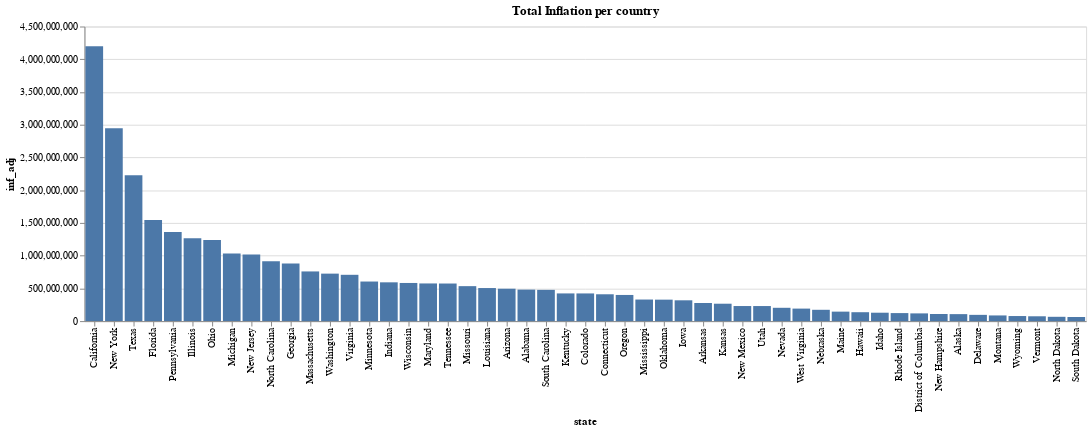

Notebook source saved alongside this figure:
### Code cell
alt.Chart(us_ninos_inflation_per_country.to_pandas()).mark_bar().encode(
    alt.X('state:O',sort='-y'),
    alt.Y('inf_adj')
).properties(
    
    title='Total Inflation per country'

)

### Figure 1 — Vega-Lite specification as saved in the notebook (floating-point values rounded to 4 significant figures)
{"config": {"view": {"continuousWidth": 400, "continuousHeight": 300}}, "data": {"name": "data-3d1e3c802061ccf5b93076017900e76c"}, "mark": "bar", "encoding": {"x": {"type": "ordinal", "field": "state", "sort": "-y"}, "y": {"type": "quantitative", "field": "inf_adj"}}, "title": "Total Inflation per country", "$schema": "https://vega.github.io/schema/vega-lite/v4.8.1.json", "datasets": {"data-3d1e3c802061ccf5b93076017900e76c": [{"state": "Alabama", "inf_adj": 481300000.0, "inf_adj_perchild": 406.3}, {"state": "Alaska", "inf_adj": 106700000.0, "inf_adj_perchild": 541.4}, {"state": "Arizona", "inf_adj": 495200000.0, "inf_adj_perchild": 304.7}, {"state": "Arkansas", "inf_adj": 276500000.0, "inf_adj_perchild": 375.1}, {"state": "California", "inf_adj": 4197000000.0, "inf_adj_perchild": 428.9}, {"state": "Colorado", "inf_adj": 422800000.0, "inf_adj_perchild": 338.0}, {"state": "Connecticut", "inf_adj": 410000000.0, "inf_adj_perchild": 474.9}, {"state": "Delaware", "inf_adj": 95560000.0, "inf_adj_perchild": 446.1}, {"state": "District of Columbia", "inf_adj": 118000000.0, "inf_adj_perchild": 991.1}, {"state": "Florida", "inf_adj": 1545000000.0, "inf_adj_perchild": 371.4}, {"state": "Georgia", "inf_adj": 878600000.0, "inf_adj_perchild": 350.1}, {"state": "Hawaii", "inf_adj": 136000000.0, "inf_adj_perchild": 427.2}, {"state": "Idaho", "inf_adj": 128400000.0, "inf_adj_perchild": 299.3}, {"state": "Illinois", "inf_adj": 1265000000.0, "inf_adj_perchild": 382.5}, {"state": "Indiana", "inf_adj": 592500000.0, "inf_adj_perchild": 353.0}, {"state": "Iowa", "inf_adj": 317900000.0, "inf_adj_perchild": 412.7}, {"state": "Kansas", "inf_adj": 265800000.0, "inf_adj_perchild": 351.4}, {"state": "Kentucky", "inf_adj": 423000000.0, "inf_adj_perchild": 396.2}, {"state": "Louisiana", "inf_adj": 505100000.0, "inf_adj_perchild": 418.0}, {"state": "Maine", "inf_adj": 144800000.0, "inf_adj_perchild": 485.6}, {"state": "Maryland", "inf_adj": 575400000.0, "inf_adj_perchild": 400.8}, {"state": "Massachusetts", "inf_adj": 758800000.0, "inf_adj_perchild": 494.9}, {"state": "Michigan", "inf_adj": 1034000000.0, "inf_adj_perchild": 403.9}, {"state": "Minnesota", "inf_adj": 604600000.0, "inf_adj_perchild": 445.6}, {"state": "Mississippi", "inf_adj": 329600000.0, "inf_adj_perchild": 413.8}, {"state": "Missouri", "inf_adj": 534100000.0, "inf_adj_perchild": 356.6}, {"state": "Montana", "inf_adj": 86730000.0, "inf_adj_perchild": 363.6}, {"state": "Nebraska", "inf_adj": 173000000.0, "inf_adj_perchild": 358.0}, {"state": "Nevada", "inf_adj": 203400000.0, "inf_adj_perchild": 315.4}, {"state": "New Hampshire", "inf_adj": 108600000.0, "inf_adj_perchild": 351.2}, {"state": "New Jersey", "inf_adj": 1016000000.0, "inf_adj_perchild": 466.9}, {"state": "New Mexico", "inf_adj": 230400000.0, "inf_adj_perchild": 429.6}, {"state": "New York", "inf_adj": 2944000000.0, "inf_adj_perchild": 628.3}, {"state": "North Carolina", "inf_adj": 914600000.0, "inf_adj_perchild": 399.0}, {"state": "North Dakota", "inf_adj": 65870000.0, "inf_adj_perchild": 392.5}, {"state": "Ohio", "inf_adj": 1240000000.0, "inf_adj_perchild": 424.3}, {"state": "Oklahoma", "inf_adj": 327900000.0, "inf_adj_perchild": 338.2}, {"state": "Oregon", "inf_adj": 399600000.0, "inf_adj_perchild": 440.9}, {"state": "Pennsylvania", "inf_adj": 1361000000.0, "inf_adj_perchild": 454.9}, {"state": "Rhode Island", "inf_adj": 122600000.0, "inf_adj_perchild": 496.2}, {"state": "South Carolina", "inf_adj": 477500000.0, "inf_adj_perchild": 426.3}, {"state": "South Dakota", "inf_adj": 62610000.0, "inf_adj_perchild": 291.4}, {"state": "Tennessee", "inf_adj": 574200000.0, "inf_adj_perchild": 372.3}, {"state": "Texas", "inf_adj": 2229000000.0, "inf_adj_perchild": 321.3}, {"state": "Utah", "inf_adj": 230200000.0, "inf_adj_perchild": 266.9}, {"state": "Vermont", "inf_adj": 73840000.0, "inf_adj_perchild": 519.4}, {"state": "Virginia", "inf_adj": 707400000.0, "inf_adj_perchild": 367.2}, {"state": "Washington", "inf_adj": 725300000.0, "inf_adj_perchild": 441.0}, {"state": "West Virginia", "inf_adj": 191200000.0, "inf_adj_perchild": 461.5}, {"state": "Wisconsin", "inf_adj": 582700000.0, "inf_adj_perchild": 411.1}, {"state": "Wyoming", "inf_adj": 77490000.0, "inf_adj_perchild": 553.4}]}}
